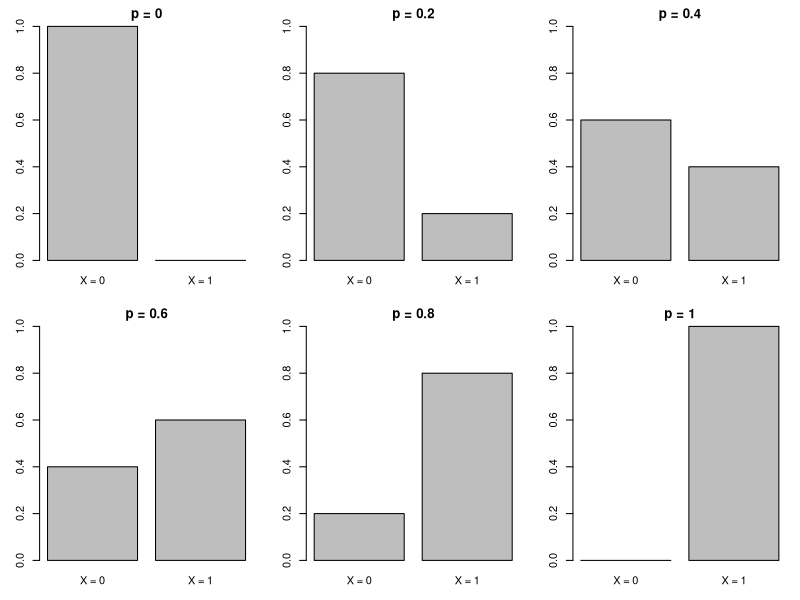
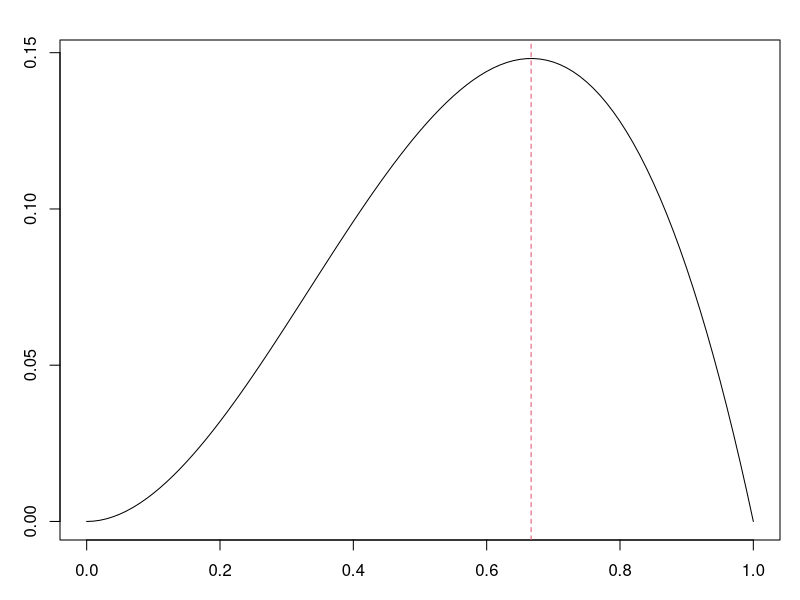
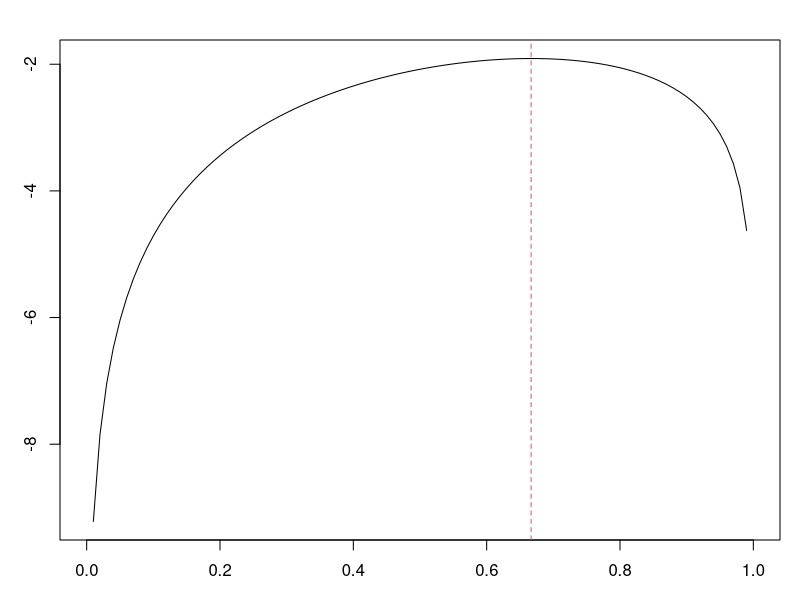
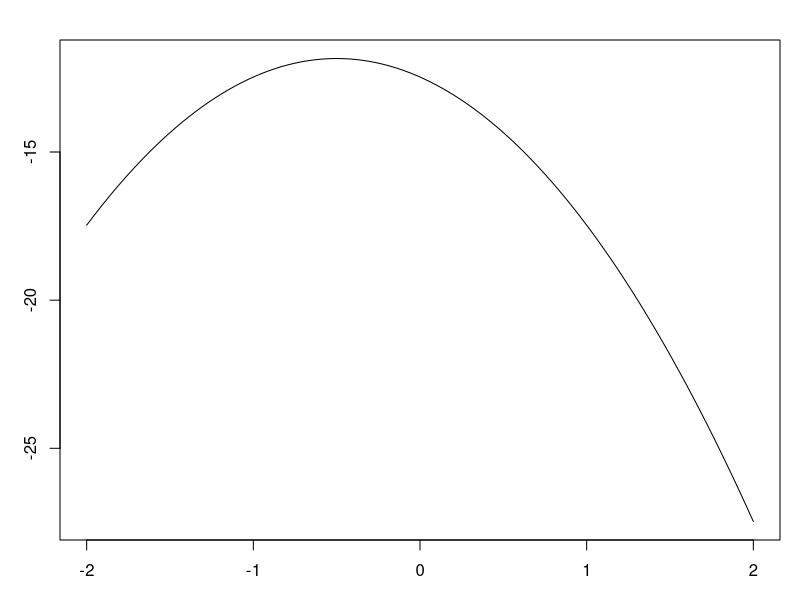
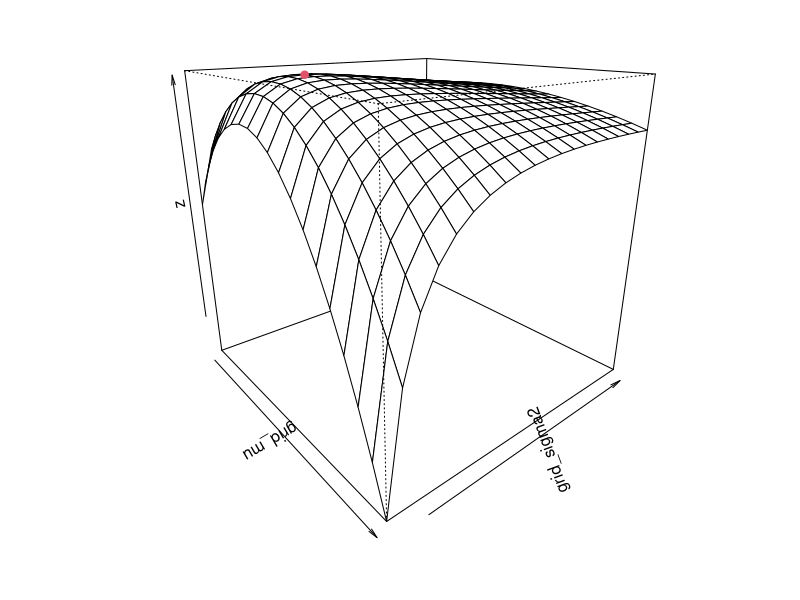
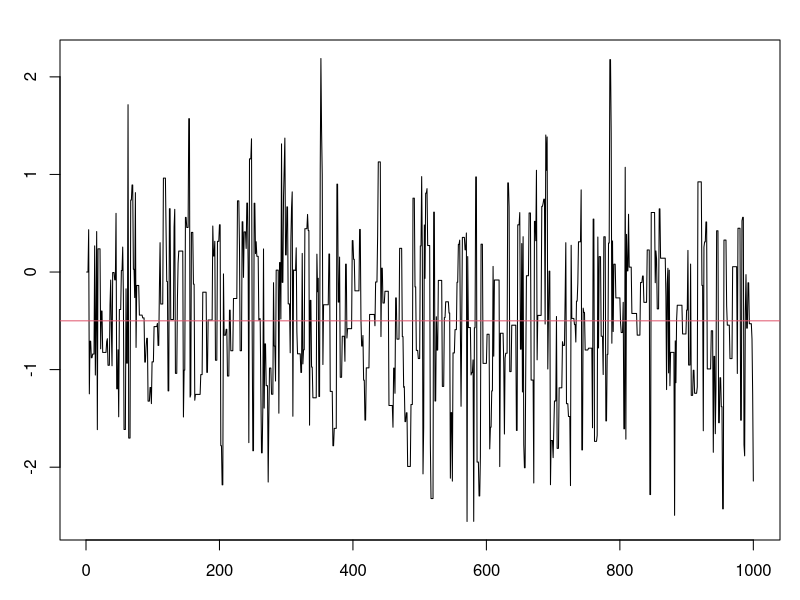
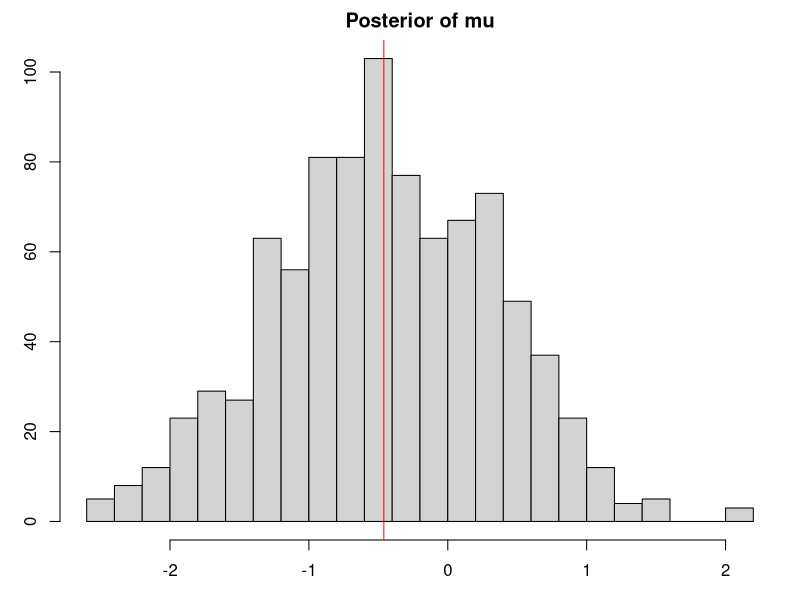
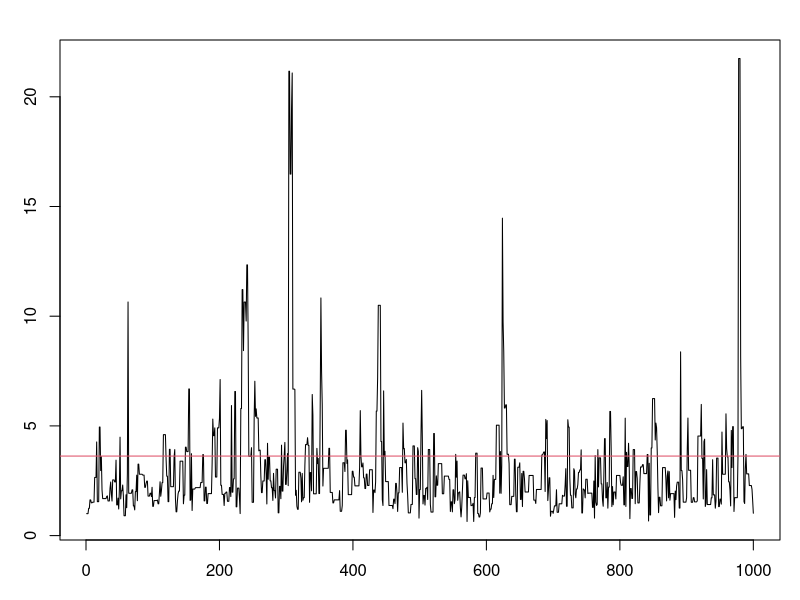

The R source for these figures, in order: (Note: this script raises an error after producing the figures.)
## ---- chunk 1
knitr::opts_chunk$set(echo = TRUE)
## ---- chunk 2
library(tidyverse)
## ---- chunk 3
p_vals <- seq(0, 1, by = 0.2)
par(mfrow = c(2, 3), mar = c(3, 3, 2, 1))
for (p in p_vals) {
  barplot(c(1 - p, p),
    names.arg = c("X = 0", "X = 1"), ylim = c(0, 1), main = paste0("p = ", p), ylab = "")
}
par(mfrow = c(1, 1))
## ---- chunk 4
l_func <- function (p) p^2 * (1-p)^1  # 尤度関数
plot(l_func, xlim = c(0, 1), xlab = "p"); abline(v = 2/3, lty = 2, col = 2)
ll_func <- function (p) 2 * log(p) + log(1-p)  # 対数尤度関数
plot(ll_func, xlim = c(0, 1), xlab = "p"); abline(v = 2/3, lty = 2, col = 2)
## ---- chunk 5
y <- c(-3, -2, 0.5, 0.5, 1.5)  # 標本
mean(y)  # 標本平均（mu の最尤推定量と同じ）
var(y)  # 標本分散
sum((y - mean(y))^2) / length(y)  # 分散（sigma^2 の最尤推定量と同じ）
## ---- chunk 6
ll_func_n <- function (param, y, n) {  # 対数尤度関数
  mu <- param[1]
  sigma2 <- param[2]
  -n/2*log(2*pi) - n/2*log(sigma2) - 1/(2*sigma2)*sum((y-mu)^2)
}
## ---- chunk 7
mu_list <- seq(-2, 2, length = 100)
ll_mu_list <- sapply(X = mu_list, 
                     FUN = function(x) ll_func_n(param = c(x, 1), y = y, n = length(y)))
plot(x = mu_list, y = ll_mu_list, xlim = c(-2, 2), type = "l")
## ---- chunk 8
grid_mu <- seq(-2, 2, length = 20)  # 探索する範囲を grid で表す
grid_sigma2 <- seq(1, 10, length = 20)
z <- matrix(0, nrow = length(grid_mu), ncol = length(grid_sigma2))
for (i in 1:length(grid_mu)) {  # 探索 grid に対応する対数尤度を計算
  for (j in 1:length(grid_sigma2)) {
    z[i, j] <- ll_func_n(param = c(grid_mu[i], grid_sigma2[j]), y = y, n = length(y))
  }
}
which_max_ml <- which(z == max(z), arr.ind = T)  # 尤度を最大化する grid の index
grid_mu[which_max_ml[1]]; grid_sigma2[which_max_ml[2]]  # ML推定量 （gridが粗いので精度は低い）
persp(grid_mu, grid_sigma2, z, theta = 50, phi = 20) -> pmat_persp
points(trans3d(x = grid_mu[which_max_ml[1]], y = grid_sigma2[which_max_ml[2]], 
               z = z[which_max_ml], pmat = pmat_persp), col = 2, pch = 19)
## ---- chunk 9
optim(par = c(0, 1), fn = ll_func_n, y = y, n = length(y), control = list(fnscale = -1))
## ---- chunk 10
ml_gauss <- function (y_gauss, x_gauss) {
  LL_gauss <- function (param) {  # 対数尤度関数
    - (n / 2) * log(2 * pi * param[k+1]) -
      sum((y_gauss - x_gauss %*% param[1:k])^2) / (2 * param[k+1])
  }
  n <- nrow(x_gauss)  # サンプルサイズ
  k <- ncol(x_gauss)  # 説明変数の数（定数項を含む）
  optim(par = rep(1, k+1), fn = LL_gauss, control = list(fnscale = -1))  # 尤度最大化
}
y_swiss <- swiss$Fertility  # y
x_swiss <- cbind(1, swiss$Agriculture, swiss$Examination)  # X
ml_gauss(y_gauss = y_swiss, x_gauss = x_swiss)
## ---- chunk 11
lm(Fertility ~ Agriculture + Examination, swiss)
## ---- chunk 12
y <- c(-3, -2, 0.5, 0.5, 1.5)  # 標本
n <- length(y)  # 後々使う
mean(y)  # 標本平均 = -0.5
sigma2 <- 3.6  # 母分散は既知とする
# prior: N(0, 100)
prior_mu <- 0
prior_sigma2 <- 100
# posterior ∝ prior * likelihood
#  ⇔ log(posterior) ∝ log(prior) + log(likelihood) 
log_posterior <- function (mu) {
  log_prior <- -(1/2) * (mu - prior_mu)^2 / prior_sigma2
  log_likelihood <- -(1/2) * sum((y - mu)^2 / sigma2)
  return(log_prior + log_likelihood)
}
iter <- 1000  # 繰り返し回数（マルコフ連鎖の長さ）
mu_history <- numeric(iter)  # 採択された mu を格納するベクトルの初期化
accept <- numeric(iter)  # 採択されたら 1 を記録するベクトルの初期化
for (t in 2:iter) {
  set.seed(t)
  mu_tmp <- rnorm(n = 1, mean = mu_history[t-1], sd = 2)  # candidate 
  accept_prob <- log_posterior(mu_tmp) - log_posterior(mu_history[t-1])
  if (log(runif(1)) < accept_prob) {
    mu_history[t] <- mu_tmp
    accept[t] <- 1
  } else {
    mu_history[t] <- mu_history[t-1]
  }
}
mean(accept)  # acceptance rate 
head(data.frame(accept, mu_history), 10)
plot(mu_history, type = "l")  # trace line 
abline(h = mean(y), col = 2)  # sample mean 
## ---- chunk 13
mu_after_burnin <- mu_history[round(iter/10, 0):iter]
c(mean(mu_after_burnin), sd(mu_after_burnin))
hist(mu_after_burnin, breaks = 30, main = "Posterior of mu")
abline(v = mean(mu_after_burnin), col = "red")
## ---- chunk 14
# prior: U(min, max) ... U(-100, 100) でもよい
prior_lower <- min(y)  # lower bound = -3
prior_upper <- max(y)  # upper bound = 1.5
# posterior
log_posterior <- function (mu) {
  if (mu < prior_lower || mu > prior_upper) return(-Inf)  # [min, max] 外は常に棄却
  log_likelihood <- -(1/2) * sum((y - mu)^2 / sigma2)
  return(log_likelihood)
}
iter <- 1000  # 繰り返し回数
mu_history <- numeric(iter)  # 初期化
accept <- numeric(iter)
for (t in 2:iter) {  # 先ほどと中身は一緒．違うのは log_posterior の定義だけ．
  set.seed(t)
  mu_tmp <- rnorm(n = 1, mean = mu_history[t-1], sd = 2)
  accept_prob <- log_posterior(mu_tmp) - log_posterior(mu_history[t-1])
  if (log(runif(1)) < accept_prob) {
    mu_history[t] <- mu_tmp
    accept[t] <- 1
  } else {
    mu_history[t] <- mu_history[t-1]
  }
}
mean(accept)  # acceptance rate 
## ---- chunk 15
mu <- -0.5  # 母平均は既知と設定
# prior 
prior_alpha <- prior_beta <- 0.001  # 弱情報
# posterior
log_posterior <- function (sigma2) {
  if (sigma2 <= 0) return(-Inf)  # 分散は非負なので，負の値は常に棄却
  log_prior <- - (prior_alpha + 1) * log(sigma2) - prior_beta / sigma2
  log_likelihood <- -(n/2) * log(sigma2) -(1/(2 * sigma2)) * sum((y - mu)^2)
  return(log_prior + log_likelihood)
}
iter <- 1000  # 繰り返し回数
sigma2_history <- numeric(iter)  # 初期化
sigma2_history[1] <- 1
accept <- numeric(iter)
for (t in 2:iter) {
  set.seed(t)
  sigma2_tmp <- exp(rnorm(n = 1, mean = log(sigma2_history[t-1]), sd = 1))
  accept_prob <- log_posterior(sigma2_tmp) - log_posterior(sigma2_history[t-1])
  if (log(runif(1)) < accept_prob) {
    sigma2_history[t] <- sigma2_tmp
    accept[t] <- 1
  } else {
    sigma2_history[t] <- sigma2_history[t-1]
  }
}
mean(accept)  # acceptance rate 
plot(sigma2_history, type = "l")
abline(h = var(y), col = 2)  # sample variance ≒ 3.6
## ---- chunk 16
sigma2_after_burnin <- sigma2_history[round(iter/10, 0):iter]
c(mean(sigma2_after_burnin), sd(sigma2_after_burnin))
hist(sigma2_after_burnin, breaks = 30, main = "Posterior of sigma2")
abline(v = mean(sigma2_after_burnin), col = "red")
## ---- chunk 17
# prior 
prior_mu <- 0  # for mu ~ N
prior_sigma2 <- 100
prior_alpha <- prior_beta <- 0.001  # for sigma2 ~ InvG
# posterior 
log_posterior <- function (mu, sigma2) {
  # prior 
  if (sigma2 <= 0) return(-Inf)  # 分散は非負
  log_prior_mu <- -(1/2) * (mu - prior_mu)^2 / prior_sigma2
  log_prior_sigma2 <- - (prior_alpha + 1) * log(sigma2) - prior_beta / sigma2
  # likelihood 
  log_likelihood <- -(n/2) * log(sigma2) -(1/(2 * sigma2)) * sum((y - mu)^2)
  return(log_prior_mu + log_prior_sigma2 + log_likelihood)
}
iter <- 1000  # 繰り返し回数
mu_history <- sigma2_history <- numeric(iter)  # 初期化
sigma2_history[1] <- 1
accept <- numeric(iter)
for (t in 2:iter) {
  set.seed(t)
  mu_tmp <- rnorm(n = 1, mean = mu_history[t-1], sd = 1)
  sigma2_tmp <- exp(rnorm(n = 1, mean = log(sigma2_history[t-1]), sd = 1))
  accept_prob <- log_posterior(mu_tmp, sigma2_tmp) - 
    log_posterior(mu_history[t-1], sigma2_history[t-1])
  if (log(runif(1)) < accept_prob) {
    mu_history[t] <- mu_tmp
    sigma2_history[t] <- sigma2_tmp
    accept[t] <- 1
  } else {
    mu_history[t] <- mu_history[t-1]
    sigma2_history[t] <- sigma2_history[t-1]
  }
}
mean(accept)  # acceptance rate 
yl <- range(c(mu_history, sigma2_history))
plot(mu_history, type = "l", ylim = yl, ylab = "mu, sigma2")
par(new = TRUE)
plot(sigma2_history, type = "l", ylim = yl, axes = FALSE, ann = FALSE, col = 2, lty = 2)
# abline(h = mean(y), col = 1)  # sample mean ≒ -0.5
# abline(h = var(y), col = 2)  # sample variance ≒ 3.6
legend(x = "topright", legend = c("mu", "sigma2"), col = 1:2, lty = 1:2)
## ---- chunk 18
mu_beginning <- unique(mu_history[1:20])  # 全く同じ値に偶然戻ってくることはないと仮定
sigma2_beginning <- unique(sigma2_history[1:20])
plot(mu_beginning, sigma2_beginning, type = "b")  # chain 
text(x = mu_beginning + .05, y = sigma2_beginning, labels = 1:length(mu_beginning), col = 8)
## ---- chunk 19
knitr::include_graphics("estimation_mh.gif")
## ---- chunk 20
mu_after_burnin <- mu_history[round(iter/10, 0):iter]
sigma2_after_burnin <- sigma2_history[round(iter/10, 0):iter]
c(mean(mu_after_burnin), sd(mu_after_burnin), 
  mean(sigma2_after_burnin), sd(sigma2_after_burnin))
hist(mu_after_burnin, breaks = 20, main = "Posterior", xlab = "", xlim = yl, probability = TRUE)
hist(sigma2_after_burnin, breaks = 100, add = TRUE, xlim = yl, probability = TRUE, col = rgb(1,0,0,.2))
# abline(v = mean(mu_after_burnin)); abline(v = mean(sigma2_after_burnin), col = "red")
legend(x = "topright", legend = c("mu", "sigma2"), fill = c(rgb(0,0,0,.2), rgb(1,0,0,.2)))
## ---- chunk 21
# data 
Y <- swiss$Fertility
X <- cbind(1, swiss$Agriculture, swiss$Examination)
n_swiss <- length(Y)
k_swiss <- ncol(X)
# prior 
prior_beta_mu <- rep(0, k_swiss)  # for beta ~ N
prior_beta_sigma2 <- rep(1000, k_swiss)  # 値が小さいとうまく推定できない
prior_alpha <- prior_beta <- 0.001  # for sigma2 ~ InvG
# posterior 
log_posterior <- function (param) {
  betas <- param[1:k_swiss]
  sigma2 <- param[1+k_swiss]
  # prior 
  if (sigma2 <= 0) return(-Inf)  # 分散は非負
  log_prior_betas <- sum( -(1/2) * (betas - prior_beta_mu)^2 / prior_beta_sigma2 )
  log_prior_sigma2 <- - (prior_alpha + 1) * log(sigma2) - prior_beta / sigma2
  # likelihood 
  SSR <- sum((Y - X %*% betas)^2)  # sum of squared residuals 
  log_likelihood <- -(n_swiss/2) * log(sigma2) -(1/(2 * sigma2)) * SSR
  return(log_prior_betas + log_prior_sigma2 + log_likelihood)
}
iter <- 10000  # 繰り返し回数
# マルコフ連鎖を保存する行列の初期化
# column 1=t, 2=beta0, 3=beta1, 4=beta2, 5=sigma2, 6~9=acceptance(flag)
param_history <- as.data.frame(matrix(0, ncol = 1+(k_swiss+1)*2, nrow = iter))
names(param_history) <- c("t", "b0", "b1", "b2", "s", "a0", "a1", "a2", "as")
betas_current <- rep(0, k_swiss)
sigma2_current <- 1
param_history$s[1] <- sigma2_current  # sigma^2 at t=1 
log_posterior_ref <- log_posterior(c(betas_current, sigma2_current))
start_time <- proc.time()[3]
for (t in 2:iter) {
  set.seed(t)
  # update beta
  betas_new <- betas_current
  sigma2_new <- sigma2_current
  accept_betas <- rep(0, k_swiss)
  accept_sigma2 <- 0
  for (k in 1:k_swiss) {
    betas_tmp <- betas_new
    betas_tmp[k] <- rnorm(n = 1, mean = betas_current[k], sd = 1)
    log_posterior_tmp <- log_posterior(c(betas_tmp, sigma2_current))
    accept_prob <- log_posterior_tmp - log_posterior_ref
    if (log(runif(1)) < accept_prob) {
      betas_new[k] <- betas_tmp[k]
      accept_betas[k] <- 1
      log_posterior_ref <- log_posterior_tmp
    }
  }
  # update sigma2
  sigma2_tmp <- exp(rnorm(n = 1, mean = log(param_history$s[t-1]), sd = 1))
  log_posterior_tmp <- log_posterior(c(betas_new, sigma2_tmp))
  accept_prob <- log_posterior_tmp - log_posterior_ref
  if (log(runif(1)) < accept_prob) {
    sigma2_new <- sigma2_tmp
    accept_sigma2 <- 1
    log_posterior_ref <- log_posterior_tmp
  }
  betas_current <- betas_new
  sigma2_current <- sigma2_new
  param_history[t, ] <- c(t, betas_new, sigma2_new, accept_betas, accept_sigma2)
  if (t %% round(iter/2, 0) == 0) {
    cat(t, ", b0=", betas_new[1], ", b1=", betas_new[2], ", b2=", betas_new[3], 
        ", s2=", sigma2_new, ", elasped=", proc.time()[3] - start_time, "[s] \n", sep = "")
  }
}
apply(param_history[, 6:9], 2, mean)  # acceptance rate 
plot(param_history$b0, type = "l")
abline(h = lm(Fertility ~ Agriculture + Examination, swiss)$coef[1], col = 2)  # OLS estimates 
# plot(param_history$b1, type = "l")
# plot(param_history$b2, type = "l")
# plot(param_history$s, type = "l")
## ---- chunk 22
apply(param_history[(iter/5):iter, 2:(2+k_swiss)], 2, mean)
# for comparison 
lm(Fertility ~ Agriculture + Examination, swiss)$coef
summary(lm(Fertility ~ Agriculture + Examination, swiss))$sigma^2
